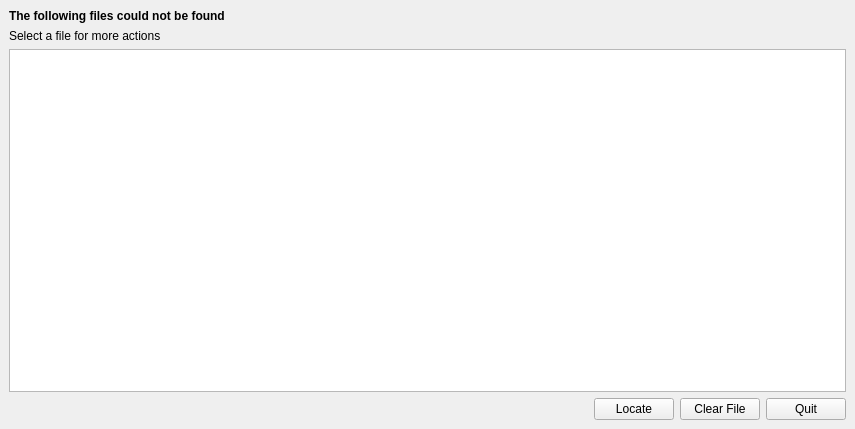
<?xml version="1.0" encoding="UTF-8"?>
<ui version="4.0">
 <class>FileNotFound</class>
 <widget class="QMainWindow" name="FileNotFound">
  <property name="windowModality">
   <enum>Qt::ApplicationModal</enum>
  </property>
  <property name="geometry">
   <rect>
    <x>0</x>
    <y>0</y>
    <width>855</width>
    <height>429</height>
   </rect>
  </property>
  <property name="windowTitle">
   <string>File(s) Not Found</string>
  </property>
  <widget class="QWidget" name="centralwidget">
   <layout class="QGridLayout" name="gridLayout">
    <item row="0" column="0">
     <layout class="QVBoxLayout" name="verticalLayout">
      <item>
       <widget class="QLabel" name="headerText">
        <property name="font">
         <font>
          <weight>75</weight>
          <bold>true</bold>
         </font>
        </property>
        <property name="text">
         <string>The following files could not be found</string>
        </property>
       </widget>
      </item>
      <item>
       <widget class="QLabel" name="descriptionText">
        <property name="font">
         <font>
          <weight>50</weight>
          <bold>false</bold>
         </font>
        </property>
        <property name="text">
         <string>Select a file for more actions</string>
        </property>
       </widget>
      </item>
      <item>
       <widget class="QTableWidget" name="file_locator_view">
        <property name="sizePolicy">
         <sizepolicy hsizetype="Expanding" vsizetype="Expanding">
          <horstretch>0</horstretch>
          <verstretch>0</verstretch>
         </sizepolicy>
        </property>
        <property name="editTriggers">
         <set>QAbstractItemView::NoEditTriggers</set>
        </property>
        <property name="dragEnabled">
         <bool>false</bool>
        </property>
        <property name="alternatingRowColors">
         <bool>true</bool>
        </property>
        <property name="selectionMode">
         <enum>QAbstractItemView::SingleSelection</enum>
        </property>
        <property name="selectionBehavior">
         <enum>QAbstractItemView::SelectRows</enum>
        </property>
        <property name="showGrid">
         <bool>false</bool>
        </property>
        <property name="sortingEnabled">
         <bool>true</bool>
        </property>
        <attribute name="horizontalHeaderStretchLastSection">
         <bool>true</bool>
        </attribute>
        <attribute name="verticalHeaderVisible">
         <bool>false</bool>
        </attribute>
       </widget>
      </item>
      <item>
       <layout class="QHBoxLayout" name="horizontalLayout">
        <item>
         <spacer name="horizontalSpacer">
          <property name="orientation">
           <enum>Qt::Horizontal</enum>
          </property>
          <property name="sizeHint" stdset="0">
           <size>
            <width>40</width>
            <height>20</height>
           </size>
          </property>
         </spacer>
        </item>
        <item>
         <widget class="QPushButton" name="locateButton">
          <property name="text">
           <string>Locate</string>
          </property>
         </widget>
        </item>
        <item>
         <widget class="QPushButton" name="clearFileButton">
          <property name="text">
           <string>Clear File</string>
          </property>
         </widget>
        </item>
        <item>
         <widget class="QPushButton" name="closeButton">
          <property name="text">
           <string>Quit</string>
          </property>
         </widget>
        </item>
       </layout>
      </item>
     </layout>
    </item>
   </layout>
  </widget>
 </widget>
 <resources/>
 <connections/>
</ui>
